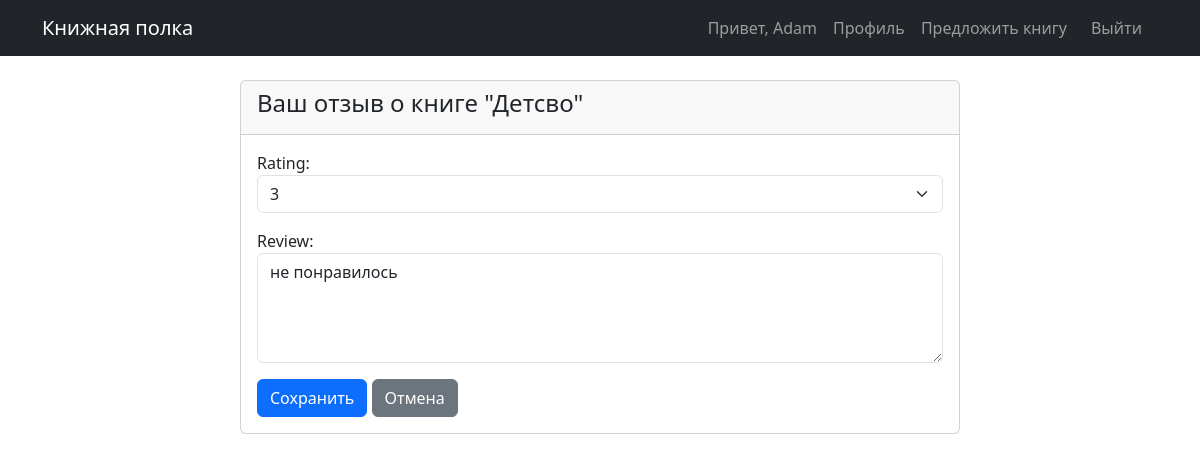
The page /book/10/review/ (signed in) on the database its author committed.
### users/models.py (models this page shows, shortened)
class CustomUser(AbstractUser):
    bio = models.TextField(blank=True)
    avatar = models.ImageField(upload_to='avatars/', blank=True, null=True)

### books/models.py (models this page shows, shortened)
class Book(models.Model):
    title = models.CharField(max_length=200)
    author = models.ForeignKey(Author, on_delete=models.CASCADE, related_name='books')
    genres = models.ManyToManyField(Genre, related_name='books')
    description = models.TextField()
    publication_year = models.IntegerField(null=True, blank=True)
    cover = models.ImageField(upload_to='covers/', blank=True, null=True)
    added_at = models.DateTimeField(auto_now_add=True)
    read_link = models.URLField(max_length=500, blank=True, null=True)  # если добавили ранее

class UserBookRelation(models.Model):
    user = models.ForeignKey(User, on_delete=models.CASCADE, related_name='book_relations')
    book = models.ForeignKey(Book, on_delete=models.CASCADE, related_name='user_relations')
    is_favorite = models.BooleanField(default=False)
    rating = models.PositiveSmallIntegerField(null=True, blank=True)  # 1-5
    review = models.TextField(blank=True)
    created_at = models.DateTimeField(auto_now_add=True)
    class Meta:
        unique_together = ('user', 'book')

### books/views.py (the view)
# urls.py: path('book/<int:pk>/review/', views.add_review, name='add_review'),
@login_required
def add_review(request, pk):
    book = get_object_or_404(Book, id=pk)
    relation, created = UserBookRelation.objects.get_or_create(user=request.user, book=book)
    if request.method == 'POST':
        form = ReviewForm(request.POST, instance=relation)
        if form.is_valid():
            form.save()
            return redirect('book_detail', pk=pk)
    else:
        form = ReviewForm(instance=relation)
    return render(request, 'books/review_form.html', {'form': form, 'book': book})

### books/forms.py
class ReviewForm(forms.ModelForm):
    class Meta:
        model = UserBookRelation
        fields = ['rating', 'review']
        widgets = {
            'rating': forms.Select(choices=[(None, 'Без оценки')] + [(i, i) for i in range(1, 6)], attrs={'class': 'form-select'}),
            'review': forms.Textarea(attrs={'rows': 4, 'class': 'form-control', 'placeholder': 'Ваш отзыв...'}),
        }

### templates/books/review_form.html (shortened to what this page needs)
{% extends 'base.html' %}
{% block content %}
<div class="container">
    <div class="row justify-content-center">
        <div class="col-md-8">
            <div class="card">
                <div class="card-header">
                    <h4>Ваш отзыв о книге "{{ book.title }}"</h4>
                </div>
                <div class="card-body">
                    <form method="post">
                        {{ form.as_p }}
                        <button type="submit" class="btn btn-primary">Сохранить</button>
                        <a href="{% url 'book_detail' book.id %}" class="btn btn-secondary">Отмена</a>
                    </form>
                </div>
            </div>
        </div>
    </div>
</div>
{% endblock %}

### templates/base.html (shortened to what this page needs)
<!DOCTYPE html>
<html lang="ru">
<head>
    <link href="https://cdn.jsdelivr.net/npm/bootstrap@5.3.0-alpha1/dist/css/bootstrap.min.css" rel="stylesheet">
</head>
<body>
        <nav class="navbar navbar-expand-lg navbar-dark bg-dark">
        <div class="container">
            <a class="navbar-brand" href="{% url 'book_list' %}">Книжная полка</a>
            <div class="collapse navbar-collapse">
                <ul class="navbar-nav ms-auto">
                  {% if user.is_authenticated %}
    <li class="nav-item">
        <span class="nav-link">Привет, {{ user.username }}</span>
    </li>
    <li class="nav-item">
        <a class="nav-link" href="{% url 'profile' %}">Профиль</a>
    </li>
    <li class="nav-item">
        <a class="nav-link" href="{% url 'propose_book' %}">Предложить книгу</a>
    </li>
    <li class="nav-item">
    <form method="post" action="{% url 'logout' %}" class="d-inline">
        <button type="submit" class="nav-link btn btn-link" style="display: inline-block; background: none; border: none; padding: 0.5rem 1rem; margin: 0; color: rgba(255,255,255,0.55); text-decoration: none;">
            Выйти
        </button>
    </form>
</li>
                    {% endif %}
                </ul>
            </div>
        </div>
    </nav>
    <main class="container my-4">
        {% block content %}
        {% endblock %}
    </main>
</body>
</html>

### rows shown on the page
CustomUser: username "Adam"
Book: title "Детсво"
UserBookRelation: rating "3", review "не понравилось"
